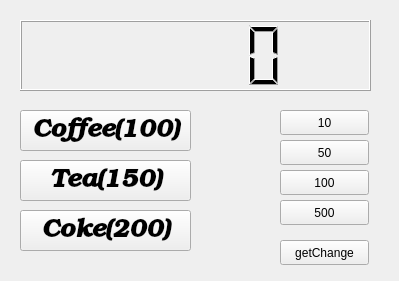
<?xml version="1.0" encoding="UTF-8"?>
<ui version="4.0">
 <class>Widget</class>
 <widget class="QWidget" name="Widget">
  <property name="geometry">
   <rect>
    <x>0</x>
    <y>0</y>
    <width>399</width>
    <height>281</height>
   </rect>
  </property>
  <property name="windowTitle">
   <string>Vending Machine _ roonm813</string>
  </property>
  <widget class="QLCDNumber" name="lcdNumber">
   <property name="geometry">
    <rect>
     <x>20</x>
     <y>20</y>
     <width>351</width>
     <height>71</height>
    </rect>
   </property>
  </widget>
  <widget class="QPushButton" name="pb_10">
   <property name="geometry">
    <rect>
     <x>280</x>
     <y>110</y>
     <width>89</width>
     <height>25</height>
    </rect>
   </property>
   <property name="text">
    <string>10</string>
   </property>
  </widget>
  <widget class="QPushButton" name="pb_50">
   <property name="geometry">
    <rect>
     <x>280</x>
     <y>140</y>
     <width>89</width>
     <height>25</height>
    </rect>
   </property>
   <property name="text">
    <string>50</string>
   </property>
  </widget>
  <widget class="QPushButton" name="pb_100">
   <property name="geometry">
    <rect>
     <x>280</x>
     <y>170</y>
     <width>89</width>
     <height>25</height>
    </rect>
   </property>
   <property name="text">
    <string>100</string>
   </property>
  </widget>
  <widget class="QPushButton" name="pb_500">
   <property name="geometry">
    <rect>
     <x>280</x>
     <y>200</y>
     <width>89</width>
     <height>25</height>
    </rect>
   </property>
   <property name="text">
    <string>500</string>
   </property>
  </widget>
  <widget class="QPushButton" name="pb_coffee">
   <property name="geometry">
    <rect>
     <x>20</x>
     <y>110</y>
     <width>171</width>
     <height>41</height>
    </rect>
   </property>
   <property name="font">
    <font>
     <family>URW Bookman L</family>
     <pointsize>19</pointsize>
     <weight>75</weight>
     <italic>true</italic>
     <bold>true</bold>
    </font>
   </property>
   <property name="text">
    <string>Coffee(100)</string>
   </property>
  </widget>
  <widget class="QPushButton" name="pb_tea">
   <property name="geometry">
    <rect>
     <x>20</x>
     <y>160</y>
     <width>171</width>
     <height>41</height>
    </rect>
   </property>
   <property name="font">
    <font>
     <family>URW Bookman L</family>
     <pointsize>19</pointsize>
     <weight>75</weight>
     <italic>true</italic>
     <bold>true</bold>
    </font>
   </property>
   <property name="text">
    <string>Tea(150)</string>
   </property>
  </widget>
  <widget class="QPushButton" name="pb_coke">
   <property name="geometry">
    <rect>
     <x>20</x>
     <y>210</y>
     <width>171</width>
     <height>41</height>
    </rect>
   </property>
   <property name="font">
    <font>
     <family>URW Bookman L</family>
     <pointsize>19</pointsize>
     <weight>75</weight>
     <italic>true</italic>
     <bold>true</bold>
    </font>
   </property>
   <property name="text">
    <string>Coke(200)</string>
   </property>
  </widget>
  <widget class="QPushButton" name="pb_getChange">
   <property name="geometry">
    <rect>
     <x>280</x>
     <y>240</y>
     <width>89</width>
     <height>25</height>
    </rect>
   </property>
   <property name="text">
    <string>getChange</string>
   </property>
  </widget>
 </widget>
 <layoutdefault spacing="6" margin="11"/>
 <resources/>
 <connections/>
</ui>
